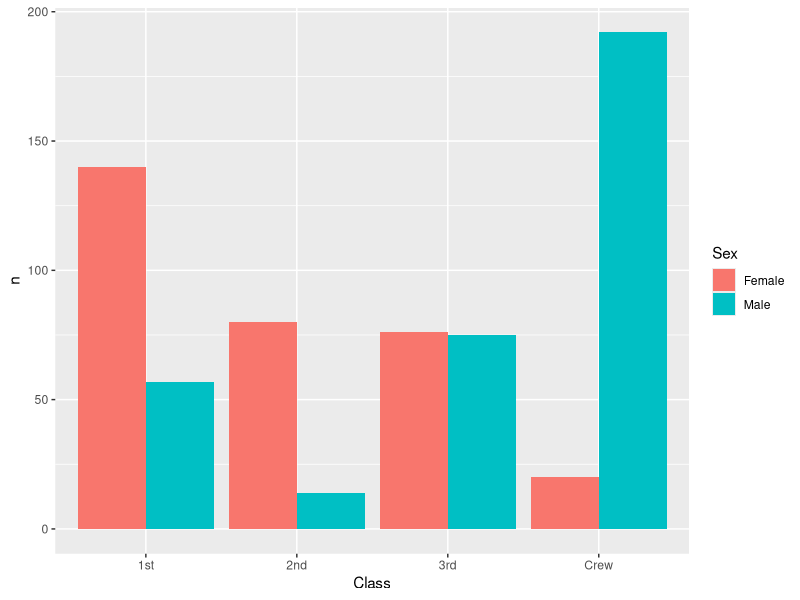
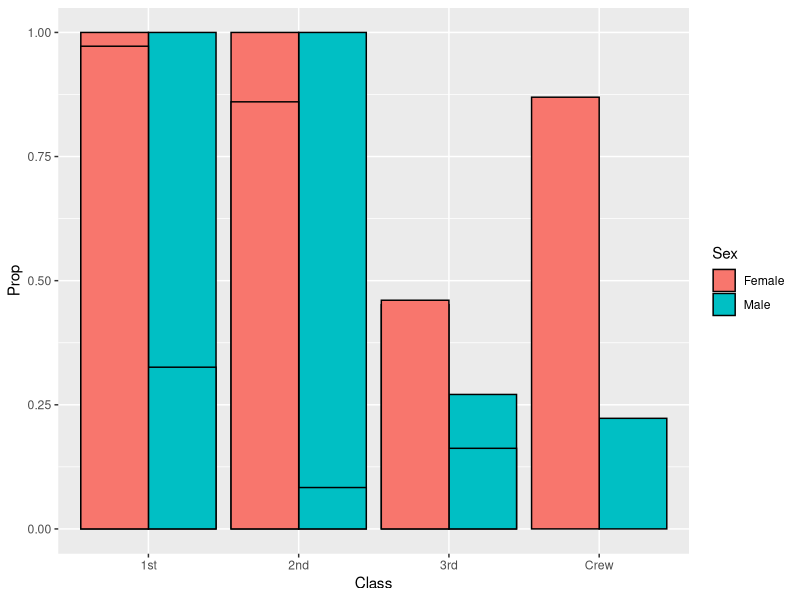
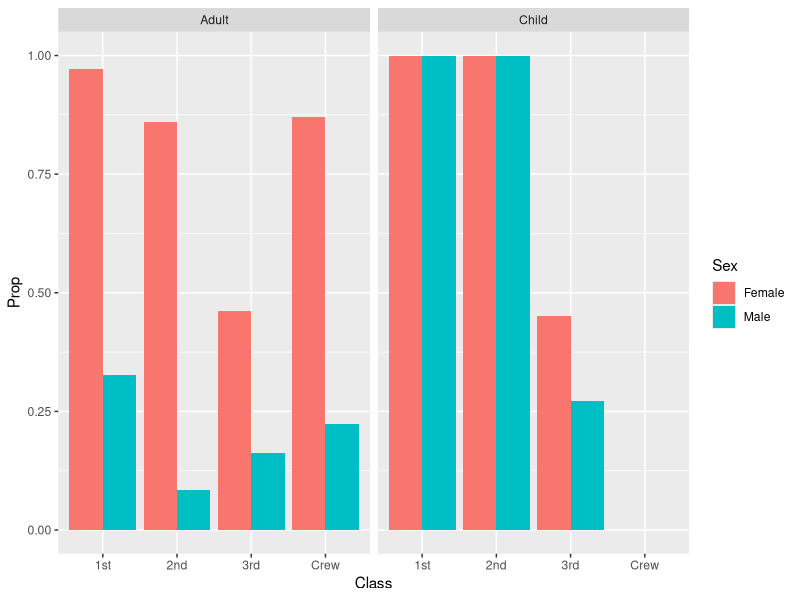

Here is the R script that generated these plots, in order:
## ---- chunk 1
library(tidyverse)

df_titanic <- as_tibble(Titanic)
## ---- chunk 2
## TASK: Perform a `glimpse` of df_titanic
glimpse(df_titanic)
## ---- chunk 3
## NOTE: No need to edit! We'll cover how to
## do this calculation in a later exercise.
df_titanic %>%
  summarize(total = sum(n))
## ---- chunk 4
## TASK: Visualize counts against `Class` and `Sex`

df_titanic %>%
  filter(Survived == "Yes") %>%
  ggplot() +
  geom_col(aes(x = Class, y = n, fill = Sex), position = "dodge")
## ---- chunk 5
## NOTE: No need to edit! We'll cover how to
## do this calculation in a later exercise.
df_prop <-
  df_titanic %>%
  group_by(Class, Sex, Age) %>%
  mutate(
    Total = sum(n),
    Prop = n / Total
  ) %>%
  ungroup()
df_prop
## ---- chunk 6
df_prop %>%
  filter(Survived == "Yes") %>%
  ggplot() +
  geom_col(aes(x = Class, y = Prop, fill = Sex), position = "dodge", color = "black")
## ---- chunk 7
df_prop %>%
  filter(Survived == "Yes") %>%
  ggplot() +
  geom_col(
    aes(x = Class, y = Prop, fill = Sex),
    position = "dodge"
  ) +
  facet_grid(cols = vars(Age))
